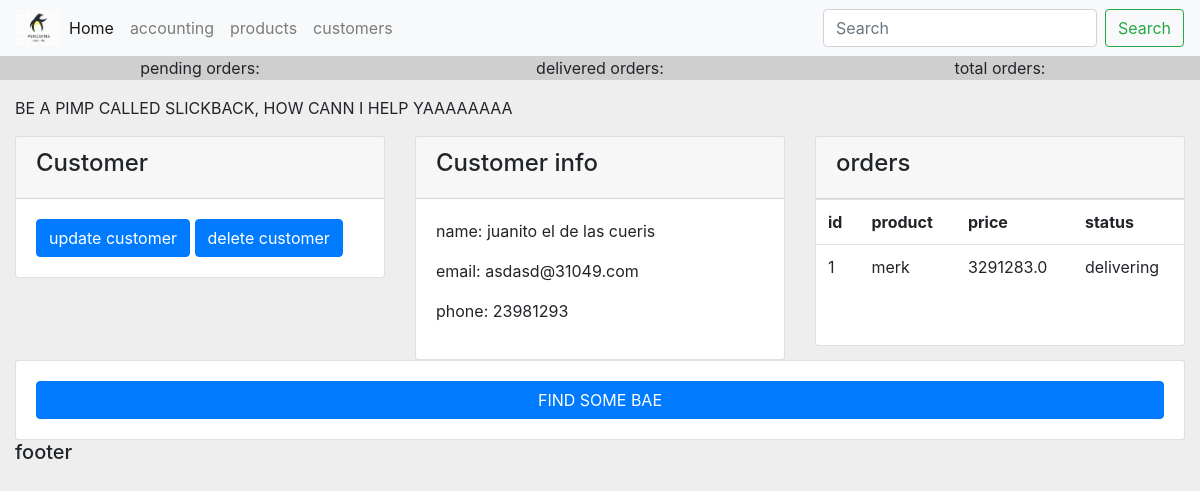
The page /accounting/customer/1 on the database as committed earlier.
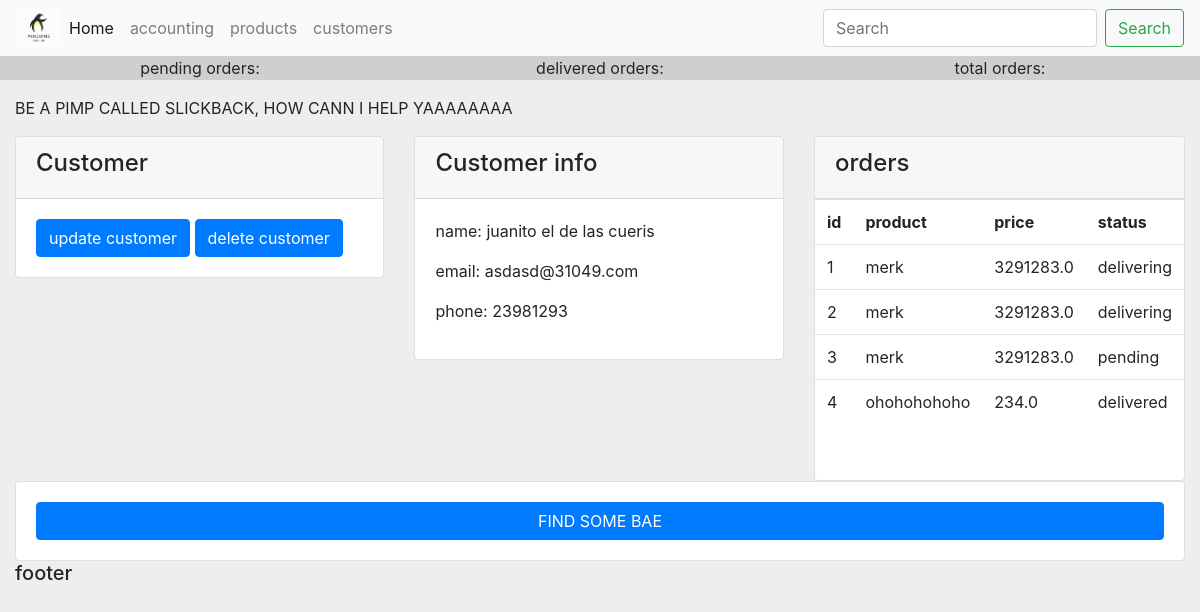
The same page on the database as committed later.
### accounting/models.py (models this page shows, shortened)
class Order(models.Model):
    STATUS = (
        ('pending', 'Pending'),
        ('delivering', 'Out on delivery'),
        ('delivered', 'Delivered')
    )
    customer = models.ForeignKey(Customer, null=True, on_delete=models.SET_NULL)
    product = models.ForeignKey(Product, null=True, on_delete=models.SET_NULL)
    status = models.CharField(max_length=200, null=True, choices=STATUS)
    date_created = models.DateTimeField(auto_now_add=True, null=True)

class Product(models.Model):
    CATEGORY = (
        ('indoors', 'Indoors'),
        ('outdoors', 'Outdoors')
    )
    name = models.CharField(max_length=200, null=True)
    price = models.FloatField(null=True)
    category = models.CharField(max_length=200, null=True, choices=CATEGORY)
    description = models.CharField(max_length=200, null=True)
    date_created = models.DateTimeField(auto_now_add=True, null=True)
    tags = models.ManyToManyField(Tag)
    def __str__(self):
        return self.name

### accounting/views.py (the view)
# urls.py: path('customer/<int:pk>', views.customer, name="accounting_customer"),
def customer(request, pk):
    customer = Customer.objects.get(id=pk)
    orders = customer.order_set.all()
    context = {
        'customer' : customer,
        'customer_orders' : orders,
    }
    return render(request, 'accounting/customer.html', context)

### accounting/templates/accounting/customer.html
{% extends 'ivy/layout.html' %}
{% block content %}
<p>BE A PIMP CALLED SLICKBACK, HOW CANN I HELP YAAAAAAAA</p>
<div class="row" >
    <div class="col">
        <div class="card">
            <div class="card-header"> <h4>Customer</h4></div>
            <div class="card-body">
                <button class="btn btn-primary"> update customer</button>
                <button class="btn btn-primary"> delete customer</button>
            </div>
        </div>
    </div>
    <div class="col">
        <div class="card">
            <div class="card-header"> <h4>Customer info</h4></div>
            <div class="card-body">
                <p>name: {{customer.name}} </p>
                <p>email: {{ customer.email }} </p>
                <p>phone: {{ customer.phone }}</p>
            </div>
        </div>
    </div>
    <div class="col">
        <div class="card">
            <div class="card-header"> <h4>orders</h4></div>
            <table class="table">
                <tr>
                    <th>id</th>
                    <th>product</th>
                    <th>price</th>
                    <th>status</th>
                </tr>
                {% for o in customer_orders %}
                    <tr>
                        <td>{{o.id}}</td>
                        <td>{{o.product}}</td>
                        <td>{{o.product.price}}</td>
                        <td>{{o.status}}</td>
                    </tr>
                {% endfor%}
            </table>
            <div class="card-body">
            </div>
        </div>
    </div>
</div>
<div class="row">
    <div class="col">
        <div class="card card-body">
            <button class="btn btn-primary">FIND SOME BAE</button>
        </div>
    </div>
</div>
{% endblock content %}

Rows that differ between the two databases and show on the page:
added Order: id "2", product "merk", product.price "3291283.0", status "delivering"
added Order: id "3", product "merk", product.price "3291283.0", status "pending"
added Order: id "4", product "ohohohohoho", product.price "234.0", status "delivered"
